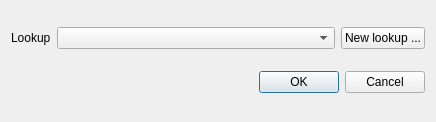
<?xml version="1.0" encoding="UTF-8"?>
<ui version="4.0">
 <class>LookupProperty</class>
 <widget class="QDialog" name="LookupProperty">
  <property name="geometry">
   <rect>
    <x>0</x>
    <y>0</y>
    <width>436</width>
    <height>122</height>
   </rect>
  </property>
  <property name="windowTitle">
   <string>Lookup property</string>
  </property>
  <layout class="QVBoxLayout" name="verticalLayout">
   <item>
    <layout class="QHBoxLayout" name="horizontalLayout" stretch="0,1,0">
     <item>
      <widget class="QLabel" name="label">
       <property name="maximumSize">
        <size>
         <width>200</width>
         <height>16777215</height>
        </size>
       </property>
       <property name="text">
        <string>Lookup</string>
       </property>
      </widget>
     </item>
     <item>
      <widget class="QComboBox" name="cboPrimaryEntity">
       <property name="insertPolicy">
        <enum>QComboBox::InsertAtTop</enum>
       </property>
      </widget>
     </item>
     <item>
      <widget class="QPushButton" name="btnNewlookup">
       <property name="text">
        <string>New lookup ...</string>
       </property>
      </widget>
     </item>
    </layout>
   </item>
   <item>
    <layout class="QHBoxLayout" name="horizontalLayout_2">
     <item>
      <spacer name="horizontalSpacer">
       <property name="orientation">
        <enum>Qt::Horizontal</enum>
       </property>
       <property name="sizeHint" stdset="0">
        <size>
         <width>40</width>
         <height>20</height>
        </size>
       </property>
      </spacer>
     </item>
     <item>
      <widget class="QDialogButtonBox" name="buttonBox">
       <property name="orientation">
        <enum>Qt::Horizontal</enum>
       </property>
       <property name="standardButtons">
        <set>QDialogButtonBox::Cancel|QDialogButtonBox::Ok</set>
       </property>
      </widget>
     </item>
    </layout>
   </item>
  </layout>
 </widget>
 <resources/>
 <connections>
  <connection>
   <sender>buttonBox</sender>
   <signal>accepted()</signal>
   <receiver>LookupProperty</receiver>
   <slot>accept()</slot>
   <hints>
    <hint type="sourcelabel">
     <x>248</x>
     <y>254</y>
    </hint>
    <hint type="destinationlabel">
     <x>157</x>
     <y>274</y>
    </hint>
   </hints>
  </connection>
  <connection>
   <sender>buttonBox</sender>
   <signal>rejected()</signal>
   <receiver>LookupProperty</receiver>
   <slot>reject()</slot>
   <hints>
    <hint type="sourcelabel">
     <x>316</x>
     <y>260</y>
    </hint>
    <hint type="destinationlabel">
     <x>286</x>
     <y>274</y>
    </hint>
   </hints>
  </connection>
 </connections>
</ui>
